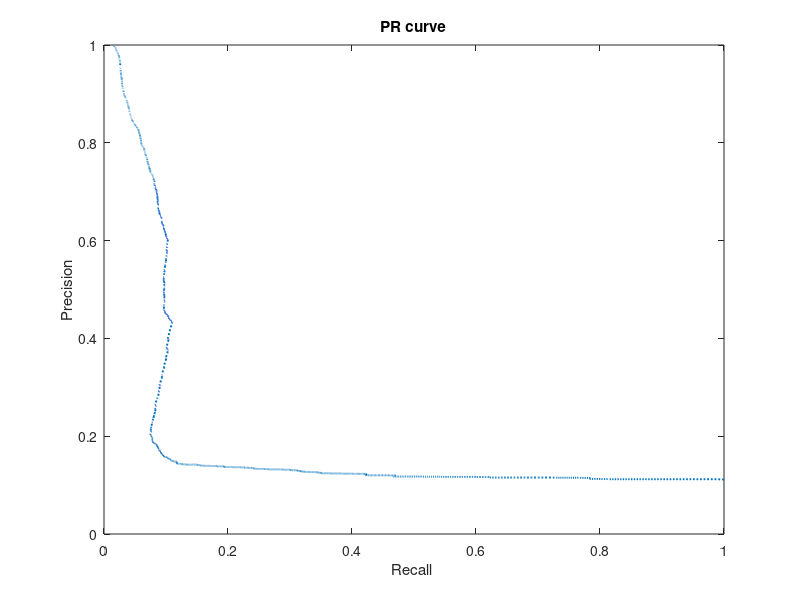

The MATLAB script that drew this image:
function [auprNTSH]=pr_curve()
load prNTSH.mat
load reNTSH.mat
load accNTSH.mat
load interaction
[n,m] = size(interaction);
plot(reNTSH,prNTSH,':','LineWidth',1.4);
p1=flip(prNTSH);
r1=flip(reNTSH);
area1(1,1)=p1(1,1)*r1(1,1)/2;
for k=2:235060
    area1(1,k)=[p1(1,k-1)+p1(1,k)]*[r1(1,k)-r1(1,k-1)]/2;
end
auprNTSH=sum(area1);
save auprNTSH auprNTSH;
xlabel('Recall ');
ylabel('Precision');
title('PR curve');
